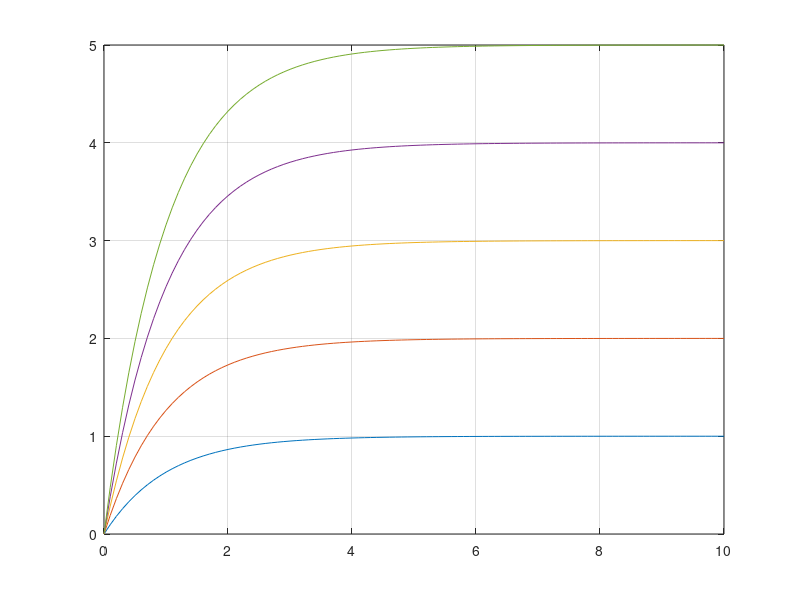

Recreate this plot in MATLAB.
k = 1:1:5;
t = 1;
time = 0:0.1:10;
%to repeat run of script
for i = 1:numel(k)
    num = [0 k(i)];
    dem = [t 1];
    G = tf(num, dem);
    b= step(G, time);
    plot(time, b);
    hold on;
    grid on
end

